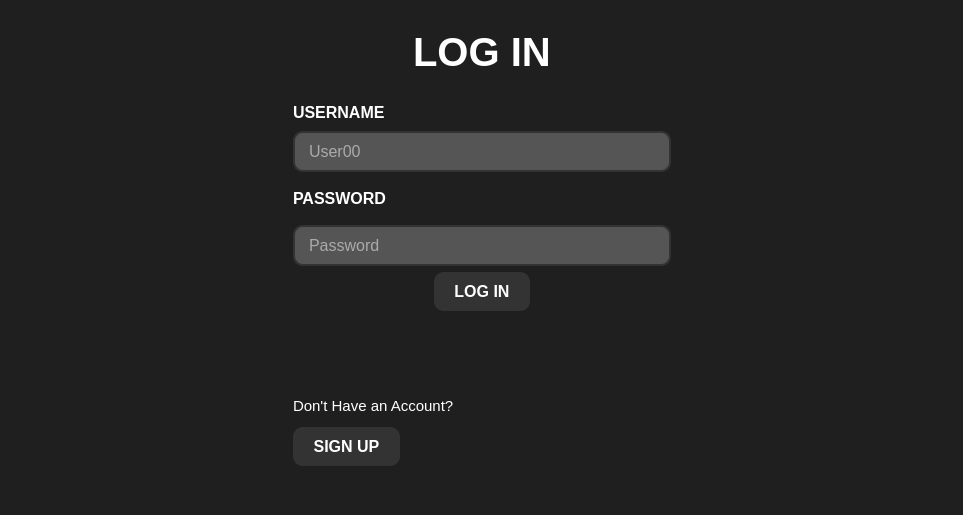
<?xml version="1.0" encoding="UTF-8"?>
<ui version="4.0">
 <class>MainWindow</class>
 <widget class="QMainWindow" name="MainWindow">
  <property name="geometry">
   <rect>
    <x>0</x>
    <y>0</y>
    <width>963</width>
    <height>515</height>
   </rect>
  </property>
  <property name="windowTitle">
   <string>MainWindow</string>
  </property>
  <property name="styleSheet">
   <string notr="true">background-color: rgb(31, 31, 31);
</string>
  </property>
  <widget class="QWidget" name="centralwidget">
   <layout class="QHBoxLayout" name="horizontalLayout_3" stretch="3,4,3">
    <item>
     <layout class="QHBoxLayout" name="horizontalLayout_6">
      <item>
       <spacer name="horizontalSpacer_2">
        <property name="orientation">
         <enum>Qt::Horizontal</enum>
        </property>
        <property name="sizeHint" stdset="0">
         <size>
          <width>40</width>
          <height>20</height>
         </size>
        </property>
       </spacer>
      </item>
     </layout>
    </item>
    <item>
     <layout class="QHBoxLayout" name="horizontalLayout_5">
      <item>
       <layout class="QVBoxLayout" name="verticalLayout_19" stretch="2,5,0,0,0,0,0,0,0">
        <item>
         <layout class="QVBoxLayout" name="verticalLayout_22">
          <item alignment="Qt::AlignHCenter">
           <widget class="QLabel" name="label_3">
            <property name="font">
             <font>
              <pointsize>30</pointsize>
              <bold>true</bold>
             </font>
            </property>
            <property name="styleSheet">
             <string notr="true">color: rgb(255, 255, 255);</string>
            </property>
            <property name="text">
             <string>LOG IN</string>
            </property>
           </widget>
          </item>
         </layout>
        </item>
        <item>
         <layout class="QVBoxLayout" name="verticalLayout_17">
          <item>
           <spacer name="verticalSpacer_2">
            <property name="orientation">
             <enum>Qt::Vertical</enum>
            </property>
            <property name="sizeHint" stdset="0">
             <size>
              <width>20</width>
              <height>40</height>
             </size>
            </property>
           </spacer>
          </item>
          <item>
           <spacer name="verticalSpacer_9">
            <property name="orientation">
             <enum>Qt::Vertical</enum>
            </property>
            <property name="sizeHint" stdset="0">
             <size>
              <width>20</width>
              <height>40</height>
             </size>
            </property>
           </spacer>
          </item>
          <item>
           <layout class="QVBoxLayout" name="verticalLayout_20">
            <item>
             <spacer name="verticalSpacer_6">
              <property name="orientation">
               <enum>Qt::Vertical</enum>
              </property>
              <property name="sizeHint" stdset="0">
               <size>
                <width>20</width>
                <height>40</height>
               </size>
              </property>
             </spacer>
            </item>
            <item>
             <widget class="QLabel" name="label">
              <property name="font">
               <font>
                <pointsize>12</pointsize>
                <bold>true</bold>
               </font>
              </property>
              <property name="styleSheet">
               <string notr="true">color: rgb(255, 255, 255);</string>
              </property>
              <property name="text">
               <string>USERNAME</string>
              </property>
             </widget>
            </item>
            <item>
             <widget class="QLineEdit" name="lineEdit_userName">
              <property name="minimumSize">
               <size>
                <width>377</width>
                <height>41</height>
               </size>
              </property>
              <property name="maximumSize">
               <size>
                <width>500</width>
                <height>35</height>
               </size>
              </property>
              <property name="styleSheet">
               <string notr="true">QLineEdit {
    border: 2px solid #333333; 
    border-radius: 10px;
    padding: 8px 12px;
    font-size: 16px;
    color: #FFFFFF; 
    background-color: #555555; 
    height: 40px; 
}

QLineEdit:focus {
    border-color: #4CAF50; 
    background-color: #666666; 
}

QLineEdit::placeholder {
    color: #AAAAAA; 
}</string>
              </property>
              <property name="placeholderText">
               <string>User00</string>
              </property>
             </widget>
            </item>
            <item>
             <spacer name="verticalSpacer_4">
              <property name="orientation">
               <enum>Qt::Vertical</enum>
              </property>
              <property name="sizeHint" stdset="0">
               <size>
                <width>20</width>
                <height>40</height>
               </size>
              </property>
             </spacer>
            </item>
           </layout>
          </item>
          <item>
           <layout class="QVBoxLayout" name="verticalLayout_23">
            <item>
             <spacer name="verticalSpacer_5">
              <property name="orientation">
               <enum>Qt::Vertical</enum>
              </property>
              <property name="sizeHint" stdset="0">
               <size>
                <width>20</width>
                <height>40</height>
               </size>
              </property>
             </spacer>
            </item>
            <item>
             <widget class="QLabel" name="label_2">
              <property name="minimumSize">
               <size>
                <width>300</width>
                <height>35</height>
               </size>
              </property>
              <property name="maximumSize">
               <size>
                <width>500</width>
                <height>16777215</height>
               </size>
              </property>
              <property name="font">
               <font>
                <pointsize>12</pointsize>
                <bold>true</bold>
               </font>
              </property>
              <property name="styleSheet">
               <string notr="true">color: rgb(255, 255, 255);</string>
              </property>
              <property name="text">
               <string>PASSWORD</string>
              </property>
             </widget>
            </item>
            <item>
             <widget class="QLineEdit" name="lineEdit_password">
              <property name="minimumSize">
               <size>
                <width>377</width>
                <height>41</height>
               </size>
              </property>
              <property name="maximumSize">
               <size>
                <width>500</width>
                <height>35</height>
               </size>
              </property>
              <property name="styleSheet">
               <string notr="true">QLineEdit {
    border: 2px solid #333333; 
    border-radius: 10px;
    padding: 8px 12px;
    font-size: 16px;
    color: #FFFFFF; 
    background-color: #555555; 
    height: 40px; 
}

QLineEdit:focus {
    border-color: #4CAF50; 
    background-color: #666666; 
}

QLineEdit::placeholder {
    color: #AAAAAA; 
}</string>
              </property>
              <property name="echoMode">
               <enum>QLineEdit::Password</enum>
              </property>
              <property name="placeholderText">
               <string>Password</string>
              </property>
             </widget>
            </item>
            <item>
             <spacer name="verticalSpacer_3">
              <property name="orientation">
               <enum>Qt::Vertical</enum>
              </property>
              <property name="sizeHint" stdset="0">
               <size>
                <width>20</width>
                <height>40</height>
               </size>
              </property>
             </spacer>
            </item>
           </layout>
          </item>
          <item>
           <layout class="QVBoxLayout" name="verticalLayout_18">
            <item>
             <layout class="QHBoxLayout" name="horizontalLayout_22" stretch="0">
              <item>
               <layout class="QHBoxLayout" name="horizontalLayout_27">
                <item alignment="Qt::AlignHCenter|Qt::AlignVCenter">
                 <widget class="QPushButton" name="pushButton_login">
                  <property name="styleSheet">
                   <string notr="true">QPushButton {
    border: none;
    border-radius: 10px;
    background-color: #333333;
    color: white;
    padding: 10px 20px;
    font-size: 16px;
    font-weight: bold;
    text-transform: uppercase;
    outline: none;
}

QPushButton:hover {
    background-color: #555555;
}</string>
                  </property>
                  <property name="text">
                   <string>LOG IN</string>
                  </property>
                 </widget>
                </item>
               </layout>
              </item>
             </layout>
            </item>
           </layout>
          </item>
         </layout>
        </item>
        <item>
         <spacer name="verticalSpacer_8">
          <property name="orientation">
           <enum>Qt::Vertical</enum>
          </property>
          <property name="sizeHint" stdset="0">
           <size>
            <width>20</width>
            <height>40</height>
           </size>
          </property>
         </spacer>
        </item>
        <item>
         <spacer name="verticalSpacer_7">
          <property name="orientation">
           <enum>Qt::Vertical</enum>
          </property>
          <property name="sizeHint" stdset="0">
           <size>
            <width>20</width>
            <height>40</height>
           </size>
          </property>
         </spacer>
        </item>
        <item>
         <layout class="QVBoxLayout" name="verticalLayout_3"/>
        </item>
        <item>
         <widget class="QLabel" name="label_4">
          <property name="font">
           <font>
            <pointsize>11</pointsize>
           </font>
          </property>
          <property name="styleSheet">
           <string notr="true">color: rgb(255, 255, 255);</string>
          </property>
          <property name="text">
           <string>Don't Have an Account?</string>
          </property>
         </widget>
        </item>
        <item>
         <widget class="QFrame" name="frame">
          <property name="frameShape">
           <enum>QFrame::StyledPanel</enum>
          </property>
          <property name="frameShadow">
           <enum>QFrame::Raised</enum>
          </property>
         </widget>
        </item>
        <item>
         <widget class="QPushButton" name="pushButton_signUp">
          <property name="minimumSize">
           <size>
            <width>0</width>
            <height>0</height>
           </size>
          </property>
          <property name="maximumSize">
           <size>
            <width>107</width>
            <height>16777215</height>
           </size>
          </property>
          <property name="styleSheet">
           <string notr="true">QPushButton {
    border: none;
    border-radius: 10px;
    background-color: #333333;
    color: white;
    padding: 10px 20px;
    font-size: 16px;
    font-weight: bold;
    text-transform: uppercase;
    outline: none;
}

QPushButton:hover {
    background-color: #555555;
}</string>
          </property>
          <property name="text">
           <string>SIGN UP</string>
          </property>
         </widget>
        </item>
        <item>
         <layout class="QVBoxLayout" name="verticalLayout_21">
          <item>
           <spacer name="verticalSpacer">
            <property name="orientation">
             <enum>Qt::Vertical</enum>
            </property>
            <property name="sizeHint" stdset="0">
             <size>
              <width>20</width>
              <height>40</height>
             </size>
            </property>
           </spacer>
          </item>
         </layout>
        </item>
       </layout>
      </item>
     </layout>
    </item>
    <item>
     <layout class="QHBoxLayout" name="horizontalLayout_4">
      <item>
       <spacer name="horizontalSpacer">
        <property name="orientation">
         <enum>Qt::Horizontal</enum>
        </property>
        <property name="sizeHint" stdset="0">
         <size>
          <width>40</width>
          <height>20</height>
         </size>
        </property>
       </spacer>
      </item>
     </layout>
    </item>
   </layout>
  </widget>
 </widget>
 <resources/>
 <connections/>
</ui>
